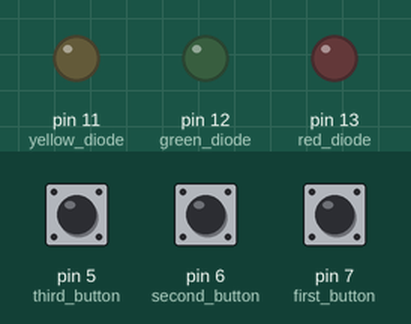
A sketch run on a simulated Arduino Uno, built with avr-gcc and run on an emulated ATmega328P. Parts: output pins drawn as LEDs (lit = HIGH). Dashed ring = blinking. The inputs (shaded band) are chosen by the test bench; at power-on: pin 6 (second_button) HIGH, pin 7 (first_button) HIGH, pin 5 (third_button) HIGH.

Above: at 1.2 s.
1.3 s: pin 6 (second_button) pulled LOW for 3.2 s
At 1.8 s:
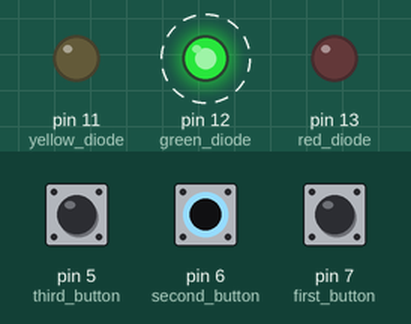
6.0 s: pin 7 (first_button) pulled LOW for 0.15 s
At 6.07 s:
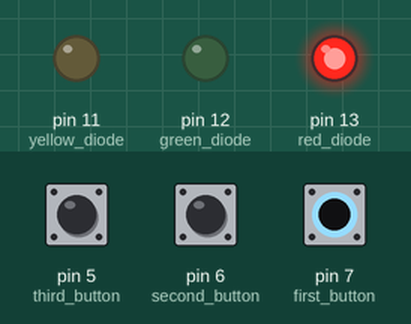
7.6 s: pin 7 (first_button) pulled LOW for 3.2 s
At 11.4 s:
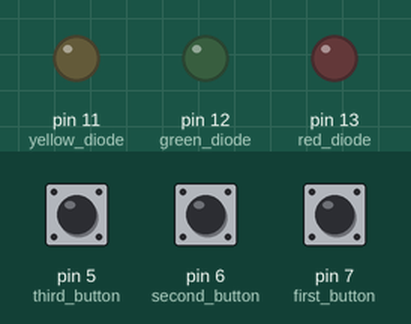
12.3 s: pin 6 (second_button) driven LOW and pin 7 (first_button) driven LOW
At 12.6 s:
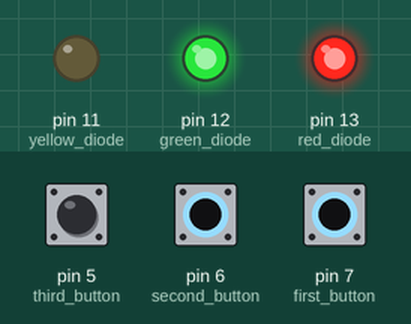
15.3 s: pin 5 (third_button) pulled LOW for 3.2 s
At 16.8 s:
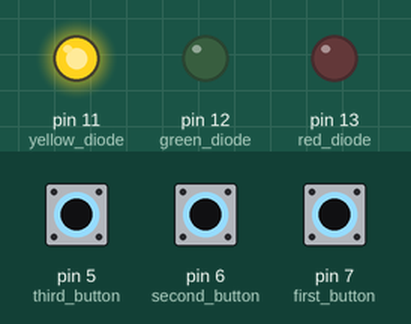
21.5 s: pin 6 (second_button) driven HIGH
At 22.0 s:
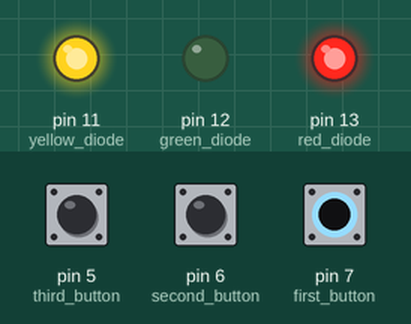
Timing chart, 0 to 24.5 s (numbered marks = the images above; inputs shaded):
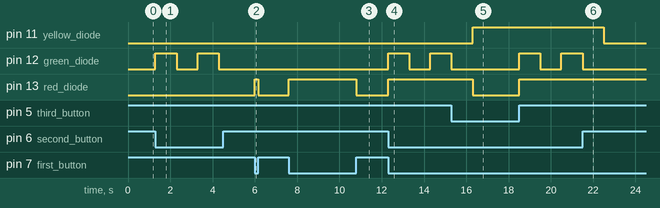

Measured:
- after the input at 1.3 s, pin 12 (green_diode): alternates HIGH for 1.0 s and LOW for 1.0 s, starting at once
- after the input at 6.0 s, pin 13 (red_diode): LOW → HIGH at once, → LOW 0.15 s later
- after the input at 7.6 s, pin 13 (red_diode): LOW → HIGH at once, → LOW 3.2 s later
- after the input at 12.3 s, pin 12 (green_diode): LOW → HIGH at once, → LOW 1.0 s later, → HIGH 1.0 s later; pin 13 (red_diode): LOW → HIGH at once
- after the input at 15.3 s, pin 11 (yellow_diode): LOW → HIGH after 1.0 s; pin 13 (red_diode): HIGH → LOW after 1.0 s, → HIGH 2.2 s later
- after the input at 21.5 s, pin 11 (yellow_diode): HIGH → LOW after 1.0 s; pin 12 (green_diode): goes on until 21.5 s, then stays LOW

The sketch:

2.przyciski.ino
```cpp
// Zadanie 2
// Zadania 2-3 będą rozbudowywać zadanie 1 o coraz to nowsze funkcjonalności
// Pierwszą z nich będzie wprowadzenie przycisków.
// Wciśnięcie 1 przycisku ma zaświecić diodą czerwoną i utrzymać świecenie do momentu puszczenia prczycisku
// Wciśnięcie 2 przycisku ma spowodować miganie diody zielonejz przerwą 1 sekundy do momentu puszczenia przycisku
// Wciśnięcie 3 przycisku a następnie 1 powinno zaświecić diodą zółtą i tylko nią


#define red_diode 13
#define green_diode 12
#define yellow_diode 11

#define first_button 7
#define second_button 6
#define third_button 5


void setup() {
  pinMode(red_diode, OUTPUT);
  pinMode(green_diode, OUTPUT);
  pinMode(yellow_diode, OUTPUT);

  // Startowe ustawienie stanu niskiego na pinach, aby
  // upewnić się, że będą wyłączone
  digitalWrite(red_diode, LOW);
  digitalWrite(green_diode, LOW);
  digitalWrite(yellow_diode, LOW);

  // Ustawienie przycisku
  pinMode(first_button, INPUT_PULLUP);
  pinMode(second_button, INPUT_PULLUP);
  pinMode(third_button, INPUT_PULLUP);
}

void loop() {
  // Funkcja "digitalRead(pin)" zwraca wartość HIGH lub LOW w zależności od stanu
  // W tym układzie przycisk w momencie wciśnięcia zwiera wejście
  // arduino z masą(LOW).

  // Kod dla diody czerwonej
  if(digitalRead(first_button) == LOW and digitalRead(third_button) == HIGH ){
    digitalWrite(red_diode, HIGH);
  }else{
    digitalWrite(red_diode, LOW);
  }

  // Kod dla diody zielonej
  while(digitalRead(second_button) == LOW and digitalRead(third_button) == HIGH ){
    digitalWrite(green_diode, HIGH);
    delay(1000);
    digitalWrite(green_diode, LOW);
    delay(1000);
  }

  // Kod dla diody żółtej
  if(digitalRead(third_button) == LOW and digitalRead(first_button) == LOW){
    digitalWrite(yellow_diode, HIGH);
  }else{
    digitalWrite(yellow_diode, LOW);
  }
  }
```
